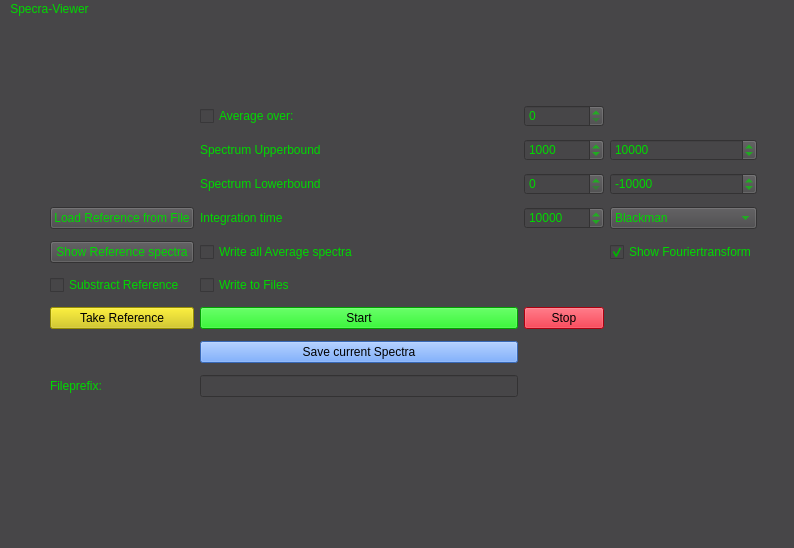
<?xml version="1.0" encoding="UTF-8"?>
<ui version="4.0">
 <class>MainWindow</class>
 <widget class="QMainWindow" name="MainWindow">
  <property name="geometry">
   <rect>
    <x>0</x>
    <y>0</y>
    <width>794</width>
    <height>548</height>
   </rect>
  </property>
  <property name="windowTitle">
   <string>MainWindow</string>
  </property>
  <property name="styleSheet">
   <string notr="true">background-color: rgb(71, 70, 72);
color: rgb(0, 217, 0);</string>
  </property>
  <widget class="QWidget" name="centralwidget">
   <widget class="QWidget" name="gridLayoutWidget">
    <property name="geometry">
     <rect>
      <x>50</x>
      <y>80</y>
      <width>707</width>
      <height>311</height>
     </rect>
    </property>
    <layout class="QGridLayout" name="gridLayout">
     <item row="12" column="2">
      <widget class="QLineEdit" name="lineEdit"/>
     </item>
     <item row="5" column="0">
      <widget class="QPushButton" name="btnLoadRef">
       <property name="text">
        <string>Load Reference from File</string>
       </property>
      </widget>
     </item>
     <item row="7" column="0">
      <widget class="QPushButton" name="btnShowRef">
       <property name="text">
        <string>Show Reference spectra</string>
       </property>
      </widget>
     </item>
     <item row="1" column="3">
      <widget class="QSpinBox" name="spinAverage">
       <property name="maximum">
        <number>20</number>
       </property>
      </widget>
     </item>
     <item row="1" column="2">
      <widget class="QCheckBox" name="checkAverage">
       <property name="styleSheet">
        <string notr="true">color: rgb(0, 217, 0);</string>
       </property>
       <property name="text">
        <string>Average over:</string>
       </property>
      </widget>
     </item>
     <item row="10" column="2">
      <widget class="QPushButton" name="btnStart">
       <property name="palette">
        <palette>
         <active>
          <colorrole role="WindowText">
           <brush brushstyle="SolidPattern">
            <color alpha="255">
             <red>0</red>
             <green>0</green>
             <blue>0</blue>
            </color>
           </brush>
          </colorrole>
          <colorrole role="Button">
           <brush brushstyle="SolidPattern">
            <color alpha="255">
             <red>0</red>
             <green>226</green>
             <blue>0</blue>
            </color>
           </brush>
          </colorrole>
          <colorrole role="Text">
           <brush brushstyle="SolidPattern">
            <color alpha="255">
             <red>0</red>
             <green>0</green>
             <blue>0</blue>
            </color>
           </brush>
          </colorrole>
          <colorrole role="ButtonText">
           <brush brushstyle="SolidPattern">
            <color alpha="255">
             <red>0</red>
             <green>0</green>
             <blue>0</blue>
            </color>
           </brush>
          </colorrole>
          <colorrole role="Base">
           <brush brushstyle="SolidPattern">
            <color alpha="255">
             <red>0</red>
             <green>226</green>
             <blue>0</blue>
            </color>
           </brush>
          </colorrole>
          <colorrole role="Window">
           <brush brushstyle="SolidPattern">
            <color alpha="255">
             <red>0</red>
             <green>226</green>
             <blue>0</blue>
            </color>
           </brush>
          </colorrole>
         </active>
         <inactive>
          <colorrole role="WindowText">
           <brush brushstyle="SolidPattern">
            <color alpha="255">
             <red>0</red>
             <green>0</green>
             <blue>0</blue>
            </color>
           </brush>
          </colorrole>
          <colorrole role="Button">
           <brush brushstyle="SolidPattern">
            <color alpha="255">
             <red>0</red>
             <green>226</green>
             <blue>0</blue>
            </color>
           </brush>
          </colorrole>
          <colorrole role="Text">
           <brush brushstyle="SolidPattern">
            <color alpha="255">
             <red>0</red>
             <green>0</green>
             <blue>0</blue>
            </color>
           </brush>
          </colorrole>
          <colorrole role="ButtonText">
           <brush brushstyle="SolidPattern">
            <color alpha="255">
             <red>0</red>
             <green>0</green>
             <blue>0</blue>
            </color>
           </brush>
          </colorrole>
          <colorrole role="Base">
           <brush brushstyle="SolidPattern">
            <color alpha="255">
             <red>0</red>
             <green>226</green>
             <blue>0</blue>
            </color>
           </brush>
          </colorrole>
          <colorrole role="Window">
           <brush brushstyle="SolidPattern">
            <color alpha="255">
             <red>0</red>
             <green>226</green>
             <blue>0</blue>
            </color>
           </brush>
          </colorrole>
         </inactive>
         <disabled>
          <colorrole role="WindowText">
           <brush brushstyle="SolidPattern">
            <color alpha="255">
             <red>0</red>
             <green>0</green>
             <blue>0</blue>
            </color>
           </brush>
          </colorrole>
          <colorrole role="Button">
           <brush brushstyle="SolidPattern">
            <color alpha="255">
             <red>0</red>
             <green>226</green>
             <blue>0</blue>
            </color>
           </brush>
          </colorrole>
          <colorrole role="Text">
           <brush brushstyle="SolidPattern">
            <color alpha="255">
             <red>0</red>
             <green>0</green>
             <blue>0</blue>
            </color>
           </brush>
          </colorrole>
          <colorrole role="ButtonText">
           <brush brushstyle="SolidPattern">
            <color alpha="255">
             <red>0</red>
             <green>0</green>
             <blue>0</blue>
            </color>
           </brush>
          </colorrole>
          <colorrole role="Base">
           <brush brushstyle="SolidPattern">
            <color alpha="255">
             <red>0</red>
             <green>226</green>
             <blue>0</blue>
            </color>
           </brush>
          </colorrole>
          <colorrole role="Window">
           <brush brushstyle="SolidPattern">
            <color alpha="255">
             <red>0</red>
             <green>226</green>
             <blue>0</blue>
            </color>
           </brush>
          </colorrole>
         </disabled>
        </palette>
       </property>
       <property name="styleSheet">
        <string notr="true">background-color: rgb(0, 226, 0);
color: rgb(0, 0, 0);</string>
       </property>
       <property name="text">
        <string>Start</string>
       </property>
      </widget>
     </item>
     <item row="8" column="0">
      <widget class="QCheckBox" name="checkSub">
       <property name="text">
        <string>Substract Reference</string>
       </property>
      </widget>
     </item>
     <item row="4" column="3">
      <widget class="QSpinBox" name="spinLower">
       <property name="maximum">
        <number>10000</number>
       </property>
      </widget>
     </item>
     <item row="4" column="2">
      <widget class="QLabel" name="label_2">
       <property name="styleSheet">
        <string notr="true">color: rgb(0, 217, 0);</string>
       </property>
       <property name="text">
        <string>Spectrum Lowerbound</string>
       </property>
      </widget>
     </item>
     <item row="2" column="2">
      <widget class="QLabel" name="label">
       <property name="styleSheet">
        <string notr="true">color: rgb(0, 217, 0);</string>
       </property>
       <property name="text">
        <string>Spectrum Upperbound</string>
       </property>
      </widget>
     </item>
     <item row="10" column="3">
      <widget class="QPushButton" name="btnStop">
       <property name="palette">
        <palette>
         <active>
          <colorrole role="WindowText">
           <brush brushstyle="SolidPattern">
            <color alpha="255">
             <red>0</red>
             <green>0</green>
             <blue>0</blue>
            </color>
           </brush>
          </colorrole>
          <colorrole role="Button">
           <brush brushstyle="SolidPattern">
            <color alpha="255">
             <red>239</red>
             <green>0</green>
             <blue>23</blue>
            </color>
           </brush>
          </colorrole>
          <colorrole role="Text">
           <brush brushstyle="SolidPattern">
            <color alpha="255">
             <red>0</red>
             <green>0</green>
             <blue>0</blue>
            </color>
           </brush>
          </colorrole>
          <colorrole role="ButtonText">
           <brush brushstyle="SolidPattern">
            <color alpha="255">
             <red>0</red>
             <green>0</green>
             <blue>0</blue>
            </color>
           </brush>
          </colorrole>
          <colorrole role="Base">
           <brush brushstyle="SolidPattern">
            <color alpha="255">
             <red>239</red>
             <green>0</green>
             <blue>23</blue>
            </color>
           </brush>
          </colorrole>
          <colorrole role="Window">
           <brush brushstyle="SolidPattern">
            <color alpha="255">
             <red>239</red>
             <green>0</green>
             <blue>23</blue>
            </color>
           </brush>
          </colorrole>
         </active>
         <inactive>
          <colorrole role="WindowText">
           <brush brushstyle="SolidPattern">
            <color alpha="255">
             <red>0</red>
             <green>0</green>
             <blue>0</blue>
            </color>
           </brush>
          </colorrole>
          <colorrole role="Button">
           <brush brushstyle="SolidPattern">
            <color alpha="255">
             <red>239</red>
             <green>0</green>
             <blue>23</blue>
            </color>
           </brush>
          </colorrole>
          <colorrole role="Text">
           <brush brushstyle="SolidPattern">
            <color alpha="255">
             <red>0</red>
             <green>0</green>
             <blue>0</blue>
            </color>
           </brush>
          </colorrole>
          <colorrole role="ButtonText">
           <brush brushstyle="SolidPattern">
            <color alpha="255">
             <red>0</red>
             <green>0</green>
             <blue>0</blue>
            </color>
           </brush>
          </colorrole>
          <colorrole role="Base">
           <brush brushstyle="SolidPattern">
            <color alpha="255">
             <red>239</red>
             <green>0</green>
             <blue>23</blue>
            </color>
           </brush>
          </colorrole>
          <colorrole role="Window">
           <brush brushstyle="SolidPattern">
            <color alpha="255">
             <red>239</red>
             <green>0</green>
             <blue>23</blue>
            </color>
           </brush>
          </colorrole>
         </inactive>
         <disabled>
          <colorrole role="WindowText">
           <brush brushstyle="SolidPattern">
            <color alpha="255">
             <red>0</red>
             <green>0</green>
             <blue>0</blue>
            </color>
           </brush>
          </colorrole>
          <colorrole role="Button">
           <brush brushstyle="SolidPattern">
            <color alpha="255">
             <red>239</red>
             <green>0</green>
             <blue>23</blue>
            </color>
           </brush>
          </colorrole>
          <colorrole role="Text">
           <brush brushstyle="SolidPattern">
            <color alpha="255">
             <red>0</red>
             <green>0</green>
             <blue>0</blue>
            </color>
           </brush>
          </colorrole>
          <colorrole role="ButtonText">
           <brush brushstyle="SolidPattern">
            <color alpha="255">
             <red>0</red>
             <green>0</green>
             <blue>0</blue>
            </color>
           </brush>
          </colorrole>
          <colorrole role="Base">
           <brush brushstyle="SolidPattern">
            <color alpha="255">
             <red>239</red>
             <green>0</green>
             <blue>23</blue>
            </color>
           </brush>
          </colorrole>
          <colorrole role="Window">
           <brush brushstyle="SolidPattern">
            <color alpha="255">
             <red>239</red>
             <green>0</green>
             <blue>23</blue>
            </color>
           </brush>
          </colorrole>
         </disabled>
        </palette>
       </property>
       <property name="styleSheet">
        <string notr="true">background-color: rgb(239, 0, 23);
color: rgb(0, 0, 0);</string>
       </property>
       <property name="text">
        <string>Stop</string>
       </property>
      </widget>
     </item>
     <item row="8" column="2">
      <widget class="QCheckBox" name="checkWrite">
       <property name="text">
        <string>Write to Files</string>
       </property>
      </widget>
     </item>
     <item row="10" column="0">
      <widget class="QPushButton" name="btnTakeRef">
       <property name="styleSheet">
        <string notr="true">background-color: rgb(212, 199, 0);
color: rgb(0, 0, 0);</string>
       </property>
       <property name="text">
        <string>Take Reference</string>
       </property>
      </widget>
     </item>
     <item row="11" column="2">
      <widget class="QPushButton" name="btnSaveSpec">
       <property name="styleSheet">
        <string notr="true">background-color: rgb(79, 145, 255);
color: rgb(0, 0, 0);</string>
       </property>
       <property name="text">
        <string>Save current Spectra</string>
       </property>
      </widget>
     </item>
     <item row="12" column="0">
      <widget class="QLabel" name="label_4">
       <property name="text">
        <string>Fileprefix:</string>
       </property>
      </widget>
     </item>
     <item row="5" column="2">
      <widget class="QLabel" name="label_3">
       <property name="styleSheet">
        <string notr="true">color: rgb(0, 217, 0);</string>
       </property>
       <property name="text">
        <string>Integration time</string>
       </property>
      </widget>
     </item>
     <item row="5" column="3">
      <widget class="QSpinBox" name="spinInt">
       <property name="maximum">
        <number>1000000</number>
       </property>
       <property name="value">
        <number>10000</number>
       </property>
      </widget>
     </item>
     <item row="2" column="3">
      <widget class="QSpinBox" name="spinUpper">
       <property name="maximum">
        <number>10000</number>
       </property>
       <property name="value">
        <number>1000</number>
       </property>
      </widget>
     </item>
     <item row="5" column="4">
      <widget class="QComboBox" name="comboWindow">
       <item>
        <property name="text">
         <string>Blackman</string>
        </property>
       </item>
       <item>
        <property name="text">
         <string>Hamming</string>
        </property>
       </item>
      </widget>
     </item>
     <item row="7" column="4">
      <widget class="QCheckBox" name="checkFFT">
       <property name="text">
        <string>Show Fouriertransform</string>
       </property>
       <property name="checked">
        <bool>true</bool>
       </property>
      </widget>
     </item>
     <item row="2" column="4">
      <widget class="QSpinBox" name="spinFFTupper">
       <property name="maximum">
        <number>100000</number>
       </property>
       <property name="value">
        <number>10000</number>
       </property>
      </widget>
     </item>
     <item row="4" column="4">
      <widget class="QSpinBox" name="spinFFTlower">
       <property name="minimum">
        <number>-100000</number>
       </property>
       <property name="maximum">
        <number>100000</number>
       </property>
       <property name="value">
        <number>-10000</number>
       </property>
      </widget>
     </item>
     <item row="7" column="2">
      <widget class="QCheckBox" name="checkWriteAllAve">
       <property name="text">
        <string>Write all Average spectra</string>
       </property>
      </widget>
     </item>
    </layout>
   </widget>
  </widget>
  <widget class="QMenuBar" name="menubar">
   <property name="geometry">
    <rect>
     <x>0</x>
     <y>0</y>
     <width>794</width>
     <height>24</height>
    </rect>
   </property>
   <widget class="QMenu" name="menuSpecra_Viewer">
    <property name="styleSheet">
     <string notr="true">background-color: rgb(71, 70, 72);</string>
    </property>
    <property name="title">
     <string>Specra-Viewer</string>
    </property>
   </widget>
   <addaction name="menuSpecra_Viewer"/>
  </widget>
  <widget class="QStatusBar" name="statusbar"/>
 </widget>
 <resources/>
 <connections/>
</ui>
